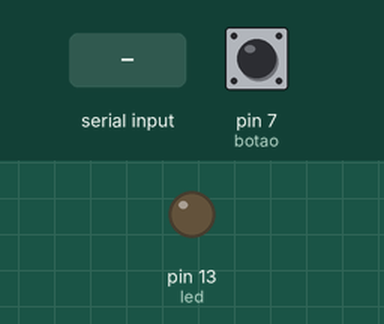
A sketch run on a simulated Arduino Uno, built with avr-gcc and run on an emulated ATmega328P. Shown: output pins drawn as LEDs (lit = HIGH). Inputs (shaded band) come from the test bench; at power-on: pin 7 (botao) HIGH.

Above: at 1.2 s.
1.3 s: "L" received over Serial
At 2.3 s:
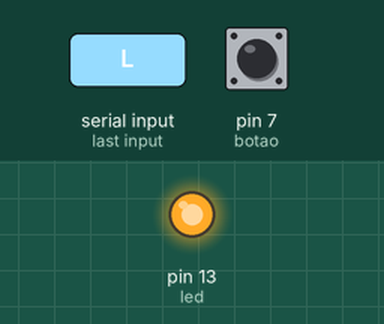
7.0 s: "1" received over Serial
At 7.8 s:
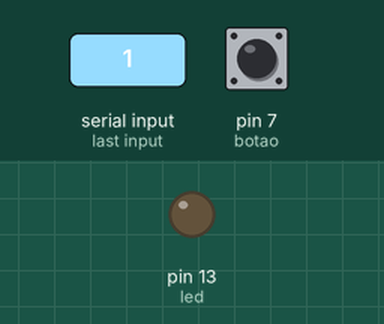
Timing chart, 0 to 10.0 s (numbered marks = the images above; inputs shaded):
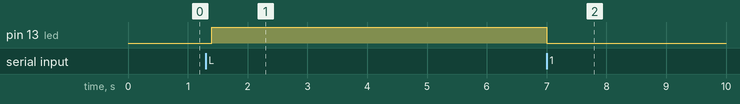

The sketch:

Pratica_15_Comunicacao_entre_Arduinos.ino
```cpp
// Curso de Introdução a Sistemas Embarcados com Arduino
// Prof. Felipe N. Martins
// www.nossosrobos.blogspot.com
//
// Prática 15 - Comunicação entre Arduinos
// Objetivo: Realizar comunicação de dados entre duas placas Arduino (placa A
// e placa B) através da porta serial. As duas placas tem o mesmo hardware:
// um botão e um LED. Ao clicar no botão de uma das placas o estado do LED da
// outra placa é invertido. Ao soltar o botão, o LED volta ao estado anterior.
//
// Hardware adicionado:
// Botao: um terminal ao pino 7 e o outro ao GND.
// Comunicação: pino RX da placa A ligado ao pino TX da placa B
//              pino TX da placa A ligado ao pino RX da placa B

int led = 13;
int botao = 7;
int valor = HIGH;

void setup(){
  Serial.begin(9600);
  pinMode(led, OUTPUT);
  pinMode(botao, INPUT_PULLUP);
}

void loop(){
  if (Serial.available()){
    if (Serial.read() == 'L')
      digitalWrite(led,HIGH);
    else
      digitalWrite(led,LOW);
  }
  delay(100);
  if (valor!=digitalRead(botao)){
    valor = digitalRead(botao);
    if (valor==HIGH)
      Serial.print('L');
    else
      Serial.print('D');
  }
  delay(100);
}
```

Measured:
- after the input at 1.3 s, pin 13 (led): LOW → HIGH after 0.10 s
- after the input at 7.0 s, pin 13 (led): HIGH → LOW at once
